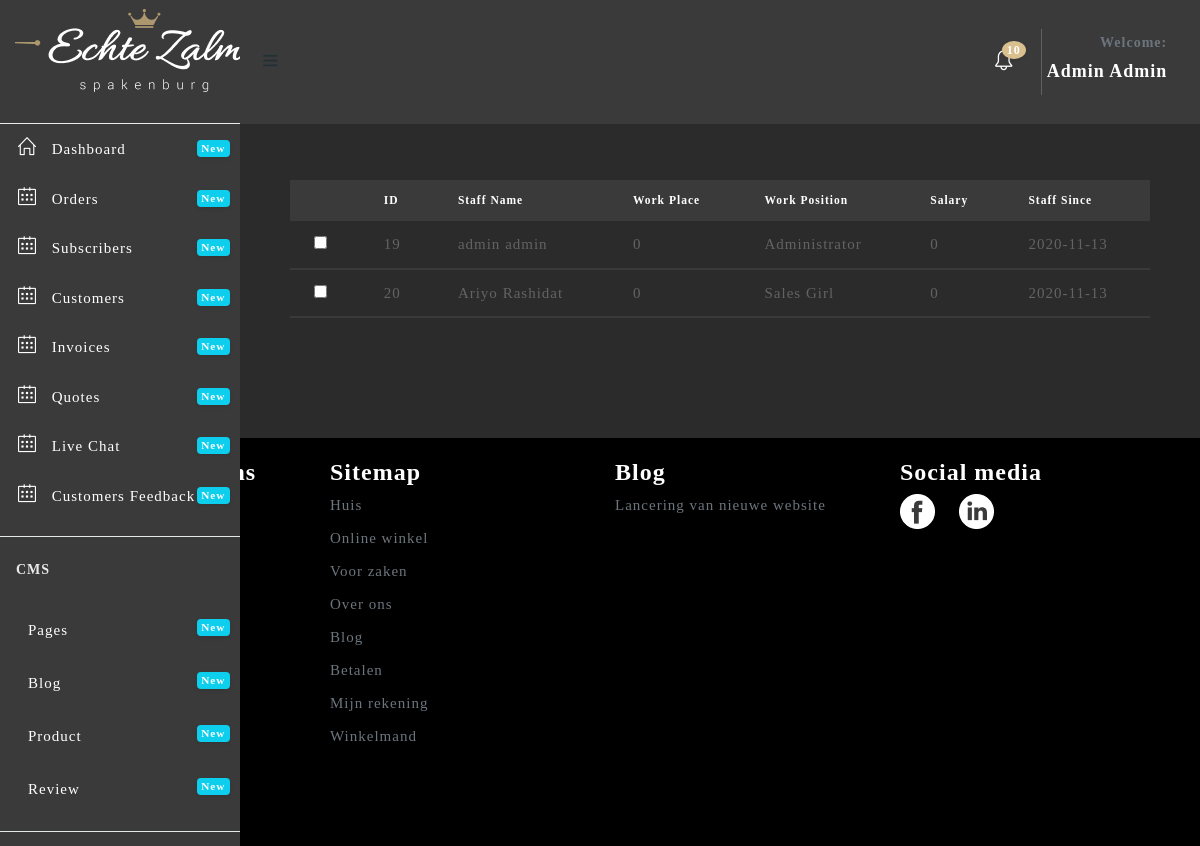
Page /admin/salary.php (signed in) on the committed database.
### tables this page shows
CREATE TABLE `user_role_management` (
  `id` int(11) NOT NULL,
  `user_id` int(11) DEFAULT NULL,
  `menu_id` int(11) DEFAULT NULL,
  `status` tinyint(1) DEFAULT NULL
);

CREATE TABLE `menu` (
  `id` int(11) NOT NULL,
  `menu_name` varchar(255) DEFAULT NULL,
  `link` varchar(255) DEFAULT NULL,
  `icon_name` varchar(255) DEFAULT NULL,
  `level` int(2) NOT NULL
);

CREATE TABLE `job_info` (
  `id` int(11) NOT NULL,
  `job_app` varchar(255) DEFAULT NULL,
  `workplace` int(255) DEFAULT NULL,
  `salary` int(255) DEFAULT NULL,
  `user_id` int(11) DEFAULT NULL
);

CREATE TABLE `users` (
  `id` int(11) NOT NULL,
  `fname` varchar(255) DEFAULT NULL,
  `lname` varchar(255) DEFAULT NULL,
  `username` varchar(255) DEFAULT NULL,
  `email` varchar(255) DEFAULT NULL,
  `password` varchar(255) DEFAULT NULL,
  `country` varchar(255) DEFAULT NULL,
  `sex` varchar(255) DEFAULT NULL,
  `dob` varchar(255) DEFAULT NULL,
  `joined` varchar(255) DEFAULT NULL,
  `role` varchar(255) DEFAULT NULL,
  `status` tinyint(1) DEFAULT NULL
);

### admin/salary.php (the view, shortened to what this page needs)
<?php include 'header.php'?>
  <div class="content-wrapper" style="background: #2B2B2B;">
    <div class="container-fluid">
      <br><br><br><br>
    <div class="row">
        <div class="col-xl-12">
          <div class="card" style="background:transparent;">
            <div class="card-body">
              <div class="table-responsive">
                <table class="table" id="default-datatable">
                <thead style="background:#3A3A3A;color:#fff">
                    <tr>
                        <th></th>
                        <th>ID</th>
                        <th>Staff Name</th>
                        <th>Work Place</th>
                        <th>Work Position</th>
                        <th>Salary</th>
                        <th>Staff Since</th>
                    </tr>
                </thead>
                <tbody>
                  <?php
                    include '../includes/connection.php';
                    $getUser = $connect2db->prepare("SELECT users.id,users.fname,users.lname,users.status,users.joined,job_info.salary,job_info.workplace,job_info.job_app,users.role,job_info.user_id FROM users JOIN job_info ON users.id = job_info.user_id  WHERE role=? ");
                    $getUser->execute(['Admin']);
                    while ($row = $getUser->fetch()) {
                      ?>
                      <tr class="mt-3 mb-3" style="margin-top:5px;border-bottom:2px solid #3A3A3A;background:transparent;">
                          <td>
                            <input type="checkbox" name="" style="border: 1px solid #fff;color:#000;"></td>
                          <td><?php echo $row->user_id; ?></td>
                          <td><?php echo $row->fname." ".$row->lname; ?></td>
                          <td>
                            <?php echo $row->workplace ?>
                          </td>
                          <td><?php echo $row->job_app; ?></td>
                          <td><?php echo $row->salary; ?></td>
                          <td><?php echo ($row->joined); ?></td>
                        </tr>
                    <?php
                    }
                  ?>
                  </tbody>
              </table>
              </div>
            </div>
        </div>
    </div>
  </div>
    </div>
  </div>
<?php include 'footer.php'?>

### admin/header.php (shortened to what this page needs)
<!DOCTYPE html>
<html lang="en">
<head>
  <link href="assets/plugins/fullcalendar/css/fullcalendar.min.css" rel='stylesheet'/>
  <link href="assets/plugins/bootstrap-datatable/css/dataTables.bootstrap4.min.css" rel="stylesheet" type="text/css">
  <link href="assets/plugins/bootstrap-datatable/css/buttons.bootstrap4.min.css" rel="stylesheet" type="text/css">
  <link href="assets/plugins/vectormap/jquery-jvectormap-2.0.2.css" rel="stylesheet" />
  <link href="assets/plugins/simplebar/css/simplebar.css" rel="stylesheet"/>
  <link href="assets/css/bootstrap.min.css" rel="stylesheet"/>
  <link href="assets/css/animate.css" rel="stylesheet" type="text/css"/>
  <link href="assets/css/icons.css" rel="stylesheet" type="text/css"/>
  <link href="assets/css/sidebar-menu.css" rel="stylesheet"/>
  <link href="assets/css/app-style.css" rel="stylesheet"/>
  <link href="assets/css/poppins.css" rel="stylesheet"/>
   <link href="assets/plugins/select2/css/select2.min.css" rel="stylesheet" />
  <link href="assets/plugins/switchery/css/switchery.min.css" rel="stylesheet" />
  <link href="assets/plugins/bootstrap-switch/bootstrap-switch.min.css" rel="stylesheet">
  <link rel="stylesheet" href="assets/plugins/summernote/dist/summernote-bs4.css"/>
  <link href="assets/plugins/dropzone/css/dropzone.css" rel="stylesheet" type="text/css">
  <link href="assets/plugins/simplebar/css/simplebar.css" rel="stylesheet"/>
</head>
<body style="background: #2B2B2B;">
 <div id="wrapper">
   <div id="sidebar-wrapper" data-simplebar="" data-simplebar-auto-hide="true" style="background: #3A3A3A; color: white;">
     <div class="brand-logo" style="height: 124px; display: table;">
      <a href="../index.php" style="display: table-cell;vertical-align: middle;padding-left:15px;">
       <img src="images/logo-white.png"  alt="logo icon">
     </a>
   </div>
   <ul class="sidebar-menu do-nicescrol">
    <?php
      if (!is_file('no_delete.php')) {
        echo "A file is Missing";
      }else{
        include'../includes/connection.php';
        $id = $_SESSION['id'];
        $getMenu = $connect2db->prepare("SELECT menu.menu_name,menu.link,menu.icon_name,menu.id,user_role_management.menu_id,user_role_management.user_id, menu.level FROM menu JOIN user_role_management ON menu.id =user_role_management.menu_id WHERE menu.level = 1 AND user_role_management.user_id = $id ");
        $getMenu->execute();
        while ($menu = $getMenu->fetch()) {?>
          <li>
        <a href="<?php echo $menu->link?>" class="waves-effect" style="color:#fff">
          <i class="<?php echo($menu->icon_name)?>"></i> <span><?php echo $menu->menu_name?></span>
          <small class="badge float-right badge-info">New</small>
        </a>
      </li>
        <?php }
      }
    ?>
      <hr class="mt-3">
      <li><h6 class="ml-3 text-light mb-4 mt-4">CMS</h6></li>
    <?php
      if (!is_file('no_delete.php')) {
        echo "A file is Missing";
      }else{
        include'../includes/connection.php';
        $id = $_SESSION['id'];
        $getMenu = $connect2db->prepare("SELECT menu.menu_name,menu.link,menu.icon_name,menu.id,user_role_management.menu_id,user_role_management.user_id, menu.level FROM menu JOIN user_role_management ON menu.id =user_role_management.menu_id WHERE menu.level = 2 AND user_role_management.user_id = $id ");
        $getMenu->execute();
        while ($menu = $getMenu->fetch()) {?>
          <li>
        <a href="<?php echo $menu->link?>" class="waves-effect" style="color:#fff">
          <i class="<?php echo($menu->icon_name)?>"></i> <span><?php echo $menu->menu_name?></span>
          <small class="badge float-right badge-info">New</small>
        </a>
      </li>
        <?php }
      }
    ?>
      <hr class="mt-3">
      <br><br>
    </ul>
   </div>
<header class="topbar-nav" >
 <nav class="navbar navbar-expand fixed-top" style="height: 124px; background: #3A3A3A;">
  <ul class="navbar-nav mr-auto align-items-center">
    <li class="nav-item">
      <a class="nav-link toggle-menu" href="javascript:void();">
       <i class="icon-menu menu-icon"></i>
     </a>
    </li>
  </ul>
  <ul class="navbar-nav align-items-center right-nav-link">
    <li class="nav-item dropdown-lg">
      <a class="nav-link dropdown-toggle dropdown-toggle-nocaret waves-effect" data-toggle="dropdown" href="javascript:void();">
    <i class="icon-bell text-white"></i><span class="badge badge-up" style="background:#DAC08E; color: #fff;">10</span></a>
    </li>
    <li class="nav-item">
      <a class="nav-link dropdown-toggle dropdown-toggle-nocaret" data-toggle="dropdown" href="#">
        <div style="border-left: 1px solid rgba(255, 255, 255, 0.2);padding:5px;text-transform: capitalize; text-align: right;">
          <span class="user-profile">
            <h6 class="text-muted">Welcome:</h6>
            <h5 class="text-white"><?php echo $_SESSION['fullname'];?></h5>
          </span>
        </div>
      </a>
    </li>
  </ul>
</nav>
</header>

### admin/assets/css/sidebar-menu.css (style rules this page uses)
.sidebar-menu { list-style: none; margin: 0; padding: 0; background-color: transparent; }
.sidebar-menu>li { position: relative; margin: 0; padding: 0; }
.sidebar-menu>li>a { padding: 13px 5px 13px 15px; display: block; border-left: 3px solid transparent; color: #223035; font-size: 15px; }
.sidebar-menu>li .label, .sidebar-menu>li .badge { margin-top: 3px; margin-right: 5px; }
.sidebar-menu a { color: #b8c7ce; text-decoration: none; }

### admin/salary.php (style rules this page uses)
input { border:1px solid #fff; background: #000; }

### rows in the picture
user_role_management: menu.menu_name "Dashboard"
user_role_management: menu.menu_name "Orders"
user_role_management: menu.menu_name "Subscribers"
user_role_management: menu.menu_name "Customers"
user_role_management: menu.menu_name "Invoices"
user_role_management: menu.menu_name "Quotes"
user_role_management: menu.menu_name "Live Chat"
user_role_management: menu.menu_name "Customers Feedback"
user_role_management: menu.menu_name "Pages"
user_role_management: menu.menu_name "Blog"
user_role_management: menu.menu_name "Product"
user_role_management: menu.menu_name "Review"
job_info: user "19", user.fname "admin", user.lname "admin", workplace "0", job_app "Administrator", salary "0", user.joined "2020-11-13"
job_info: user "20", user.fname "Ariyo", user.lname "Rashidat", workplace "0", job_app "Sales Girl", salary "0", user.joined "2020-11-13"

### other values in the picture
$_SESSION['fullname'] "Admin Admin"
